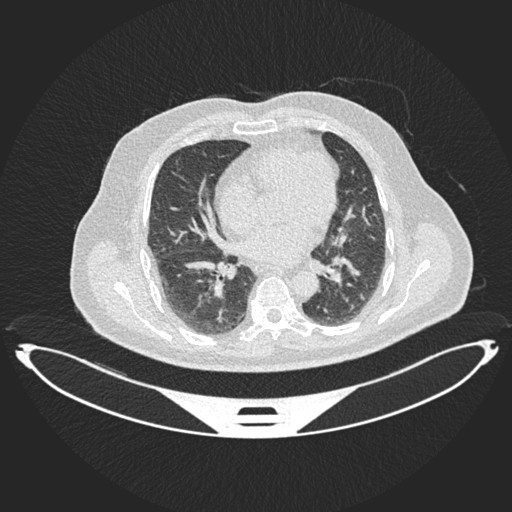
#> input picture backend/models/iq-XG/data/iqoth_nccd_xgb/The IQ-OTHNCCD lung cancer dataset/The IQ-OTHNCCD lung cancer dataset/Bengin cases/Bengin case (1).jpg, 512 x 512 px
$ python -i train_xgboost.py   (imports and definitions only)
#> lines starting #> are read from the running program, lines starting #| are printed output that depends on the picture; after the words box and inside, x2 and y2 are one past the last pixel; in counts of white or black regions, pixels touching at a corner belong together
#> further down, picture is the input picture: shape (512, 512); min 37, max 255, mean 96.9
import os
import time
import joblib
import numpy as np
import pandas as pd
import cv2
from scipy import ndimage as ndi
from skimage.feature import hog
from sklearn.model_selection import train_test_split
from sklearn.preprocessing import StandardScaler
from sklearn.decomposition import PCA
from sklearn.metrics import (
    accuracy_score,
    balanced_accuracy_score,
    precision_score,
    recall_score,
    f1_score,
    confusion_matrix,
    classification_report
)
from xgboost import XGBClassifier

SEED = 42
# [1 line not run here, left out]

BASE_DIR = os.path.dirname(os.path.abspath(__file__))
SAVED_MODELS_DIR = os.path.join(BASE_DIR, "models_saved")
# [1 line not run here, left out]

DATASET_ROOT = os.path.join(
    os.path.dirname(BASE_DIR),
    "archive",
    "The IQ-OTHNCCD lung cancer dataset",
    "The IQ-OTHNCCD lung cancer dataset"
)

CLASS_NAMES = ["Normal", "Benign", "Malignant"]
CLASS_TO_LABEL = {"Normal": 0, "Benign": 1, "Malignant": 2}
IMAGE_EXTENSIONS = (".png", ".jpg", ".jpeg", ".bmp", ".tif", ".tiff")

# ---------------------------------------------------------
# Deterministic Classical Lung Segmentation
# ---------------------------------------------------------
def segment_lung(image_input):
    if isinstance(image_input, str):
        original = cv2.imread(image_input, cv2.IMREAD_GRAYSCALE)
    else:
        original = image_input.copy()

    if original is None:
        raise ValueError("Unable to read image for lung segmentation")

    h, w = original.shape
#> h = 512; w = 512
    blurred = cv2.GaussianBlur(original, (5, 5), 0)
    _, binary = cv2.threshold(blurred, 0, 255, cv2.THRESH_BINARY_INV + cv2.THRESH_OTSU)
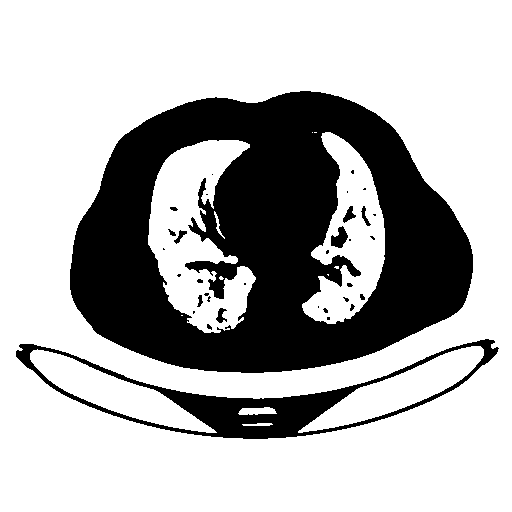
#> binary: shape (512, 512); 70.4% white; 34 black regions (21 under 20 px), largest, box (x1, y1, x2, y2) and area: (70, 91, 473, 373) 68286, (16, 339, 499, 439) 8334, (331, 226, 348, 248) 225
    binary = (binary > 0).astype(np.uint8)

    labeled, _ = ndi.label(binary)
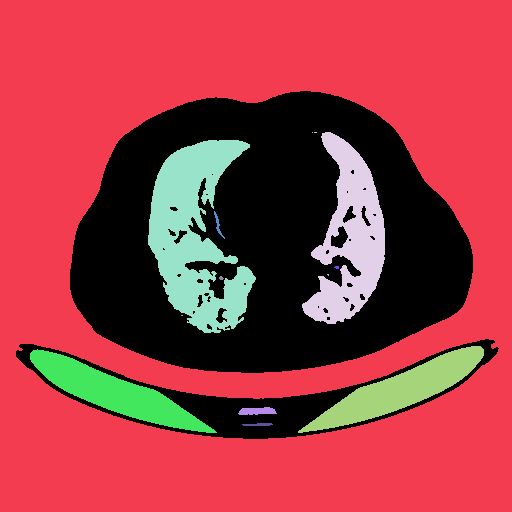
#> labeled: shape (512, 512) int32; 15 distinct labels, from 0 to 14; one colour per label, 0 black
    border_labels = set(labeled[0, :].tolist())
#> border_labels = 1 item
    border_labels |= set(labeled[-1, :].tolist())
    border_labels |= set(labeled[:, 0].tolist())
    border_labels |= set(labeled[:, -1].tolist())
    border_labels.discard(0)

    if border_labels:
        border_cleared = np.where(np.isin(labeled, list(border_labels)), 0, binary).astype(np.uint8)
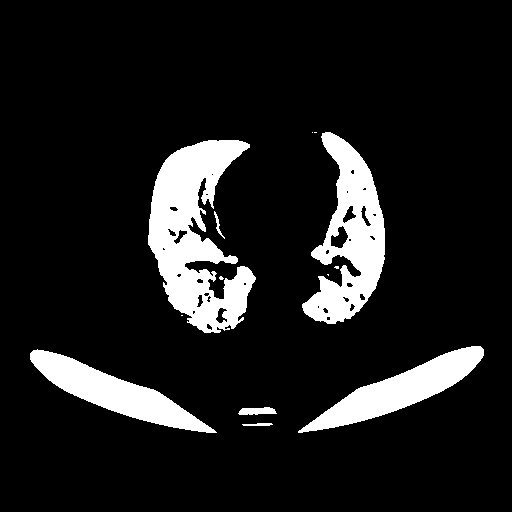
#> border_cleared: shape (512, 512); values 0 (black) and 1 (white), 11.4% white; 13 white regions (6 under 20 px), largest, box (x1, y1, x2, y2) and area: (148, 140, 256, 333) 11154, (302, 132, 385, 324) 7839, (298, 346, 484, 433) 5255
    else:
        border_cleared = binary

    kernel_open = cv2.getStructuringElement(cv2.MORPH_ELLIPSE, (3, 3))
    opened = cv2.morphologyEx(border_cleared, cv2.MORPH_OPEN, kernel_open)
#> opened: shape (512, 512); values 0 (black) and 1 (white), 11.3% white; 9 white regions (2 under 20 px), largest, box (x1, y1, x2, y2) and area: (148, 140, 256, 333) 11111, (302, 132, 385, 324) 7833, (298, 346, 484, 433) 5254

    labeled2, num2 = ndi.label(opened)
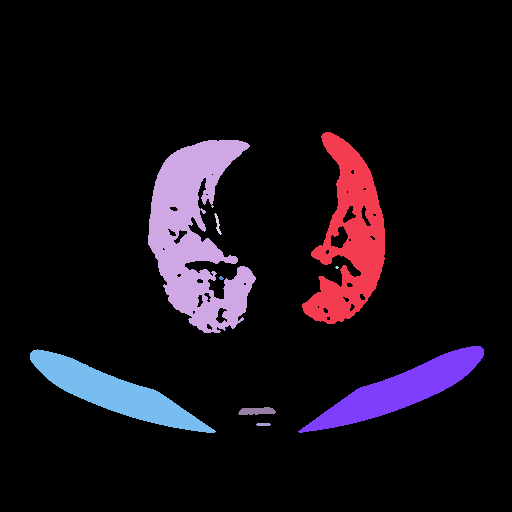
#> labeled2: shape (512, 512) int32; 11 distinct labels, from 0 to 10; one colour per label, 0 black
#> num2 = 10
    if num2 == 0:
        empty_mask = np.zeros((h, w), dtype=np.uint8)
        return original, empty_mask, original.copy()

    component_sizes = np.bincount(labeled2.ravel())
#> component_sizes = [232392, 7833, 11106, 5, 58, 8, 14, 5254, 5201, 232, 41]
    min_area = 0.003 * h * w
#> min_area = 786.4
    candidate_labels = [lab for lab in range(1, num2 + 1) if component_sizes[lab] > min_area]
#> candidate_labels = [1, 2, 7, 8]

    if len(candidate_labels) == 0:
        empty_mask = np.zeros((h, w), dtype=np.uint8)
        return original, empty_mask, original.copy()

    candidate_labels = sorted(candidate_labels, key=lambda lab: component_sizes[lab], reverse=True)[:2]
#> candidate_labels = [2, 1]
    mask = np.isin(labeled2, candidate_labels).astype(np.uint8)
#> mask: shape (512, 512); values 0 (black) and 1 (white), 7.2% white; 2 white regions, box (x1, y1, x2, y2) and area: (148, 140, 256, 333) 11106, (302, 132, 385, 324) 7833
    mask = ndi.binary_fill_holes(mask).astype(np.uint8)
#> mask: shape (512, 512); values 0 (black) and 1 (white), 7.6% white; 2 white regions, box (x1, y1, x2, y2) and area: (148, 140, 256, 333) 11449, (302, 132, 385, 324) 8390

    kernel_close = cv2.getStructuringElement(cv2.MORPH_ELLIPSE, (9, 9))
    mask = cv2.morphologyEx(mask, cv2.MORPH_CLOSE, kernel_close, iterations=2)
#> mask: shape (512, 512); values 0 (black) and 1 (white), 8.1% white; 2 white regions, box (x1, y1, x2, y2) and area: (148, 140, 256, 333) 12580, (302, 132, 385, 324) 8778
    mask = cv2.dilate(mask, cv2.getStructuringElement(cv2.MORPH_ELLIPSE, (5, 5)), iterations=1)
#> mask: shape (512, 512); values 0 (black) and 1 (white), 9.1% white; 2 white regions, box (x1, y1, x2, y2) and area: (146, 138, 258, 335) 13848, (300, 130, 387, 326) 9900
    mask = ndi.binary_fill_holes(mask).astype(np.uint8)
#> mask: shape (512, 512); values 0 (black) and 1 (white), 9.1% white; 2 white regions, box (x1, y1, x2, y2) and area: (146, 138, 258, 335) 13965, (300, 130, 387, 326) 9900

    roi = original.copy()
    roi[mask == 0] = 0
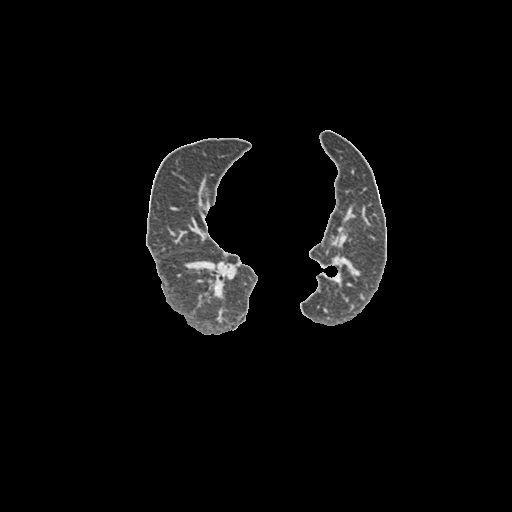
#> roi: shape (512, 512); min 0, max 255, mean 9.7
    return original, mask, roi

def preprocess_image(image_input, target_size=(224, 224)):
    original, mask, _ = segment_lung(image_input)
    image = cv2.resize(original, target_size, interpolation=cv2.INTER_AREA)
    mask_resized = cv2.resize(mask, target_size, interpolation=cv2.INTER_NEAREST)
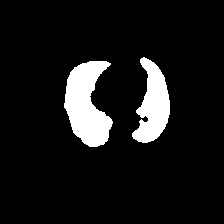
#> mask_resized: shape (224, 224); values 0 (black) and 1 (white), 9.1% white; 2 white regions, box (x1, y1, x2, y2) and area: (64, 61, 113, 147) 2666, (132, 57, 170, 143) 1895

    denoised = cv2.medianBlur(image, 3)
    clahe = cv2.createCLAHE(clipLimit=2.0, tileGridSize=(8, 8))
    enhanced = clahe.apply(denoised)

    if mask_resized.sum() > 0:
        enhanced[mask_resized == 0] = 0
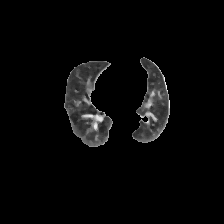
#> enhanced: shape (224, 224); min 0, max 247, mean 7.9

    normalized = enhanced.astype(np.float32) / 255.0
    return normalized, enhanced, mask_resized

# [125 lines left out: functions extract_hog_features, load_iqothnccd_dataset, train_xgboost_aspect, not called in this run]

# [2 lines not run here, left out]

>>> import cv2
>>> picture = cv2.imread('models/iq-XG/data/iqoth_nccd_xgb/The IQ-OTHNCCD lung cancer dataset/The IQ-OTHNCCD lung cancer dataset/Bengin cases/Bengin case (1).jpg', cv2.IMREAD_GRAYSCALE)
>>> result = preprocess_image(picture)

$ run again, on backend/models/iq-XG/data/iqoth_nccd_xgb/The IQ-OTHNCCD lung cancer dataset/The IQ-OTHNCCD lung cancer dataset/Malignant cases/Malignant case (112).jpg
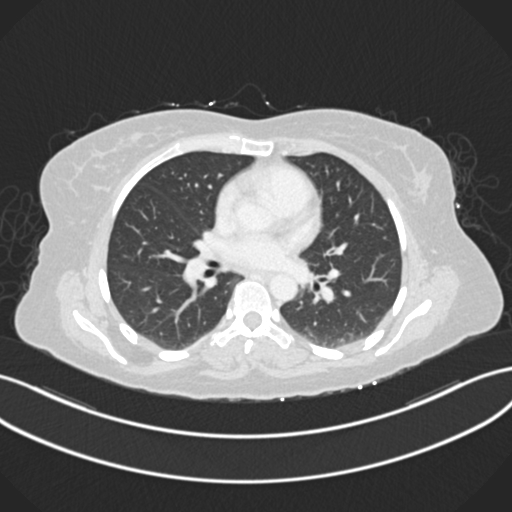
#> input picture backend/models/iq-XG/data/iqoth_nccd_xgb/The IQ-OTHNCCD lung cancer dataset/The IQ-OTHNCCD lung cancer dataset/Malignant cases/Malignant case (112).jpg, 512 x 512 px
#> picture is the input picture: shape (512, 512); min 37, max 255, mean 104.9
#> in segment_lung, `labeled, _ = ndi.label(binary)`:
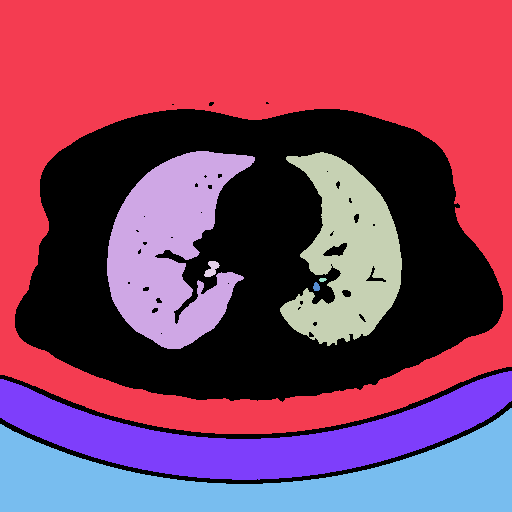
#> labeled: shape (512, 512) int32; 9 distinct labels, from 0 to 8; one colour per label, 0 black
#> in segment_lung, `border_labels = set(labeled[0, :].tolist())`: border_labels = 1 item
#> in segment_lung, `border_labels |= set(labeled[-1, :].tolist())`: border_labels = 2 items
#> in segment_lung, `border_labels |= set(labeled[:, 0].tolist())`: border_labels = 4 items
#> border_cleared: shape (512, 512); values 0 (black) and 1 (white), 11.8% white; 5 white regions, box (x1, y1, x2, y2) and area: (107, 151, 255, 349) 17038, (280, 152, 402, 346) 13551, (204, 261, 220, 277) 149, (313, 282, 320, 291) 48, (319, 278, 327, 282) 25
#> opened: shape (512, 512); values 0 (black) and 1 (white), 11.7% white; 5 white regions, box (x1, y1, x2, y2) and area: (107, 151, 255, 349) 17034, (280, 152, 402, 346) 13531, (204, 261, 220, 277) 148, (313, 282, 320, 291) 47, (319, 278, 327, 282) 25
#> labeled2: shape (512, 512) int32; 6 distinct labels, from 0 to 5
#> num2 = 5
#> component_sizes = [231359, 17034, 13531, 148, 25, 47]
#> candidate_labels = [1, 2]
#> mask_resized: shape (224, 224); values 0 (black) and 1 (white), 13.3% white; 2 white regions, box (x1, y1, x2, y2) and area: (46, 66, 113, 154) 3669, (122, 66, 177, 153) 3017
#> in preprocess_image, `enhanced[mask_resized == 0] = 0`:
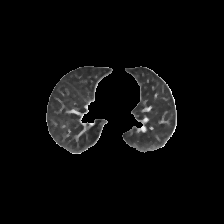
#> enhanced: shape (224, 224); min 0, max 255, mean 10.8

$ run again, on backend/models/iq-XG/data/iqoth_nccd_xgb/The IQ-OTHNCCD lung cancer dataset/The IQ-OTHNCCD lung cancer dataset/Normal cases/Normal case (1).jpg
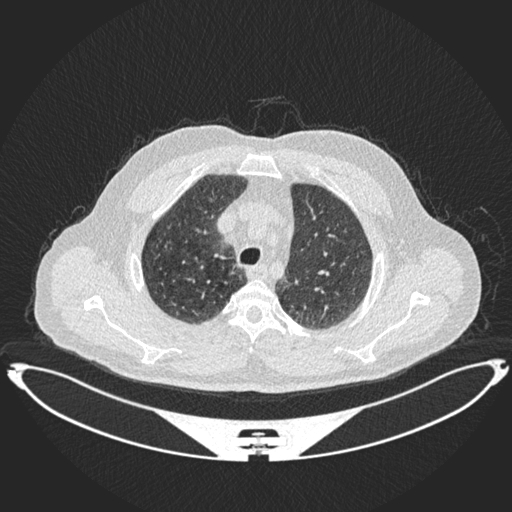
#> input picture backend/models/iq-XG/data/iqoth_nccd_xgb/The IQ-OTHNCCD lung cancer dataset/The IQ-OTHNCCD lung cancer dataset/Normal cases/Normal case (1).jpg, 512 x 512 px
#> picture is the input picture: shape (512, 512); min 37, max 255, mean 99.6
#> labeled: shape (512, 512) int32; 11 distinct labels, from 0 to 10
#> border_labels = 1 item
#> border_cleared: shape (512, 512); values 0 (black) and 1 (white), 12.1% white; 9 white regions (1 under 20 px), largest, box (x1, y1, x2, y2) and area: (142, 175, 248, 323) 10252, (276, 183, 372, 329) 9615, (301, 365, 494, 456) 5695
#> opened: shape (512, 512); values 0 (black) and 1 (white), 12.1% white; 9 white regions (1 under 20 px), largest, box (x1, y1, x2, y2) and area: (142, 175, 248, 323) 10252, (276, 183, 372, 329) 9611, (301, 365, 494, 456) 5694
#> labeled2: shape (512, 512) int32; 10 distinct labels, from 0 to 9
#> num2 = 9
#> component_sizes = [230433, 10252, 9611, 270, 5694, 5654, 105, 95, 22, 8]
#> in segment_lung, `candidate_labels = [lab for lab in range(1, num2 + 1) if component_siz..`: candidate_labels = [1, 2, 4, 5]
#> in segment_lung, `candidate_labels = sorted(candidate_labels, key=lambda lab: component_..`: candidate_labels = [1, 2]
#> mask_resized: shape (224, 224); values 0 (black) and 1 (white), 8.4% white; 2 white regions, box (x1, y1, x2, y2) and area: (62, 76, 110, 143) 2174, (120, 80, 164, 145) 2052
#> in preprocess_image, `enhanced[mask_resized == 0] = 0`:
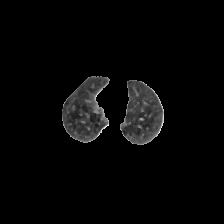
#> enhanced: shape (224, 224); min 0, max 254, mean 6.6
